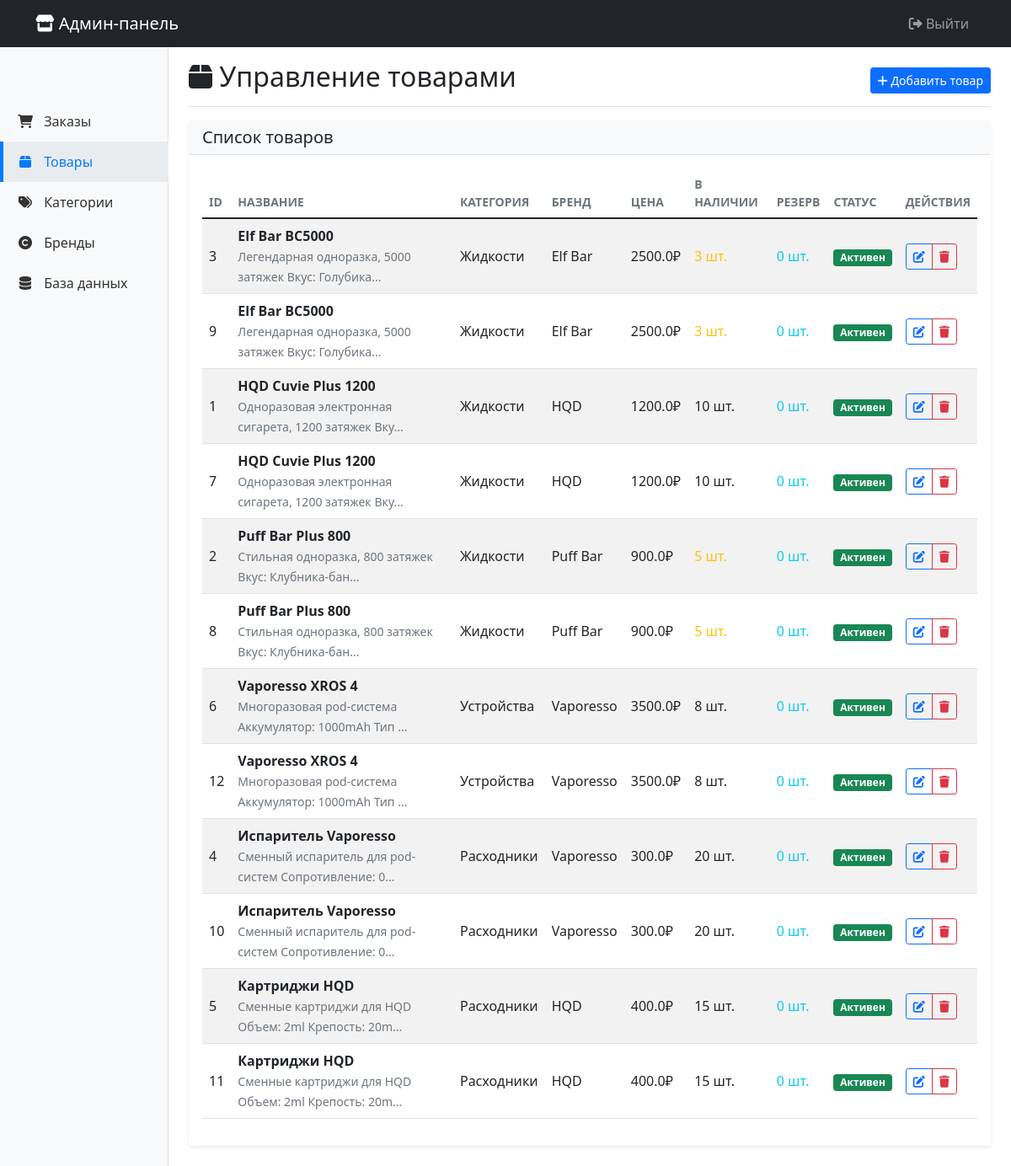
Before: /products (signed in) with the older database file.
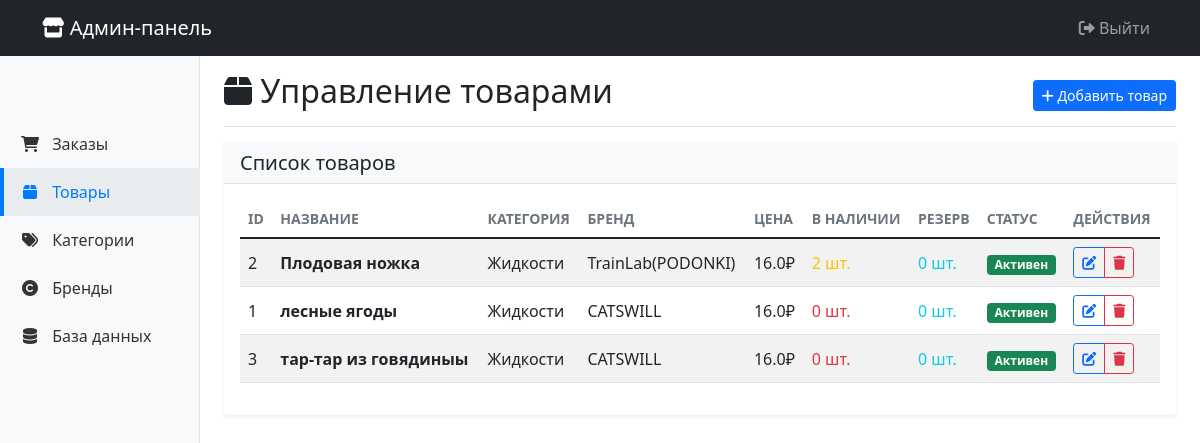
After: the same page with the newer database file.
### database/models.py (models this page shows)
class Product(Base):
    __tablename__ = 'products'
    id = Column(Integer, primary_key=True)
    name = Column(String(200), nullable=False)
    description = Column(Text)
    price = Column(Float, nullable=False)
    quantity = Column(Integer, default=0)
    image_url = Column(String(500))
    is_active = Column(Boolean, default=True)
    category_id = Column(Integer, ForeignKey('categories.id'))
    brand_id = Column(Integer, ForeignKey('brands.id'))
    category = relationship("Category", back_populates="products")
    brand = relationship("Brand", back_populates="products")
    cart_items = relationship("CartItem", back_populates="product")

class Category(Base):
    __tablename__ = 'categories'
    id = Column(Integer, primary_key=True)
    name = Column(String(100), nullable=False)
    description = Column(Text)
    is_active = Column(Boolean, default=True)
    created_at = Column(DateTime, default=lambda: datetime.now(pytz.utc))
    products = relationship("Product", back_populates="category")

class Brand(Base):
    __tablename__ = 'brands'
    id = Column(Integer, primary_key=True)
    name = Column(String(100), nullable=False)
    description = Column(Text)
    is_active = Column(Boolean, default=True)
    created_at = Column(DateTime, default=lambda: datetime.now(pytz.utc))
    products = relationship("Product", back_populates="brand")

### admin/app.py (the view)
@app.route('/products')
@login_required
def products():
    session = SessionLocal()
    try:
        products = session.execute(text("""
            SELECT p.*, c.name as category_name, b.name as brand_name
            FROM products p
            LEFT JOIN categories c ON p.category_id = c.id
            LEFT JOIN brands b ON p.brand_id = b.id
            ORDER BY p.name
        """)).fetchall()
        categories = session.execute(text("SELECT * FROM categories WHERE is_active = 1")).fetchall()
        brands = session.execute(text("SELECT * FROM brands WHERE is_active = 1")).fetchall()
        return render_template('products.html',
                             products=products,
                             categories=categories,
                             brands=brands)
    finally:
        session.close()

### admin/app.py (called while the page is built)
@login_manager.user_loader
def load_user(user_id):
    return AdminUser(user_id)

### admin/templates/products.html (shortened to what this page needs)
{% extends "base.html" %}
{% block content %}
<div class="d-flex justify-content-between flex-wrap flex-md-nowrap align-items-center pt-3 pb-2 mb-3 border-bottom">
    <h1 class="h2"><i class="fas fa-box"></i> Управление товарами</h1>
    <div class="btn-toolbar mb-2 mb-md-0">
        <button type="button" class="btn btn-sm btn-primary" data-bs-toggle="modal" data-bs-target="#addProductModal">
            <i class="fas fa-plus"></i> Добавить товар
        </button>
    </div>
</div>
<div class="card">
    <div class="card-header">
        <h5 class="card-title mb-0">Список товаров</h5>
    </div>
    <div class="card-body">
        <div class="table-responsive">
            <table class="table table-striped table-hover">
                <thead>
                    <tr>
                        <th>ID</th>
                        <th>Название</th>
                        <th>Категория</th>
                        <th>Бренд</th>
                        <th>Цена</th>
                        <th>В наличии</th>
                        <th>Резерв</th>
                        <th>Статус</th>
                        <th>Действия</th>
                    </tr>
                </thead>
                <tbody>
                    {% for product in products %}
                    <tr>
                        <td>{{ product.id }}</td>
                        <td>
                            <strong>{{ product.name }}</strong>
                            {% if product.description %}
                            <br><small class="text-muted">{{ product.description[:50] }}{% if product.description|length > 50 %}...{% endif %}</small>
                            {% endif %}
                        </td>
                        <td>{{ product.category_name or '—' }}</td>
                        <td>{{ product.brand_name or '—' }}</td>
                        <td>{{ product.price }}₽</td>
                        <td>
                            <span class="{% if product.quantity <= 0 %}text-danger{% elif product.quantity <= 5 %}text-warning{% endif %}">
                                {{ product.quantity }} шт.
                            </span>
                        </td>
                        <td>
                            <span class="text-info">{{ product.reserved_quantity or 0 }} шт.</span>
                        </td>
                        <td>
                            <span class="badge {% if product.is_active %}bg-success{% else %}bg-danger{% endif %}">
                                {% if product.is_active %}Активен{% else %}Неактивен{% endif %}
                            </span>
                        </td>
                        <td>
                            <div class="btn-group btn-group-sm">
                                <button type="button" class="btn btn-outline-primary"
                                        onclick="editProduct({{ product.id }}, '{{ product.name | escape }}', '{{ product.description | escape }}', {{ product.price }}, {{ product.quantity }}, {{ product.category_id }}, {{ product.brand_id }}, {{ 1 if product.is_active else 0 }})">
                                    <i class="fas fa-edit"></i>
                                </button>
                                <button type="button" class="btn btn-outline-danger"
                                        onclick="deleteProduct({{ product.id }}, '{{ product.name | escape }}')">
                                    <i class="fas fa-trash"></i>
                                </button>
                            </div>
                        </td>
                    </tr>
                    {% endfor %}
                </tbody>
            </table>
        </div>
    </div>
</div>
{% endblock %}

Changed rows visible on the page:
removed Product: id "9", name "Elf Bar BC5000", description "Легендарная одноразка, 5000 затяжек Вкус: Голубика", name "Жидкости", name "Elf Bar", price "2500.0", quantity "3", reserved_quantity "0", is_active "Активен"
removed Product: id "7", name "HQD Cuvie Plus 1200", description "Одноразовая электронная сигарета, 1200 затяжек Вку", name "Жидкости", name "HQD", price "1200.0", quantity "10", reserved_quantity "0", is_active "Активен"
removed Product: id "8", name "Puff Bar Plus 800", description "Стильная одноразка, 800 затяжек Вкус: Клубника-бан", name "Жидкости", name "Puff Bar", price "900.0", quantity "5", reserved_quantity "0", is_active "Активен"
removed Product: id "6", name "Vaporesso XROS 4", description "Многоразовая pod-система Аккумулятор: 1000mAh Тип", name "Устройства", name "Vaporesso", price "3500.0", quantity "8", reserved_quantity "0", is_active "Активен"
removed Product: id "12", name "Vaporesso XROS 4", description "Многоразовая pod-система Аккумулятор: 1000mAh Тип", name "Устройства", name "Vaporesso", price "3500.0", quantity "8", reserved_quantity "0", is_active "Активен"
removed Product: id "4", name "Испаритель Vaporesso", description "Сменный испаритель для pod-систем Сопротивление: 0", name "Расходники", name "Vaporesso", price "300.0", quantity "20", reserved_quantity "0", is_active "Активен"
removed Product: id "10", name "Испаритель Vaporesso", description "Сменный испаритель для pod-систем Сопротивление: 0", name "Расходники", name "Vaporesso", price "300.0", quantity "20", reserved_quantity "0", is_active "Активен"
removed Product: id "5", name "Картриджи HQD", description "Сменные картриджи для HQD Объем: 2ml Крепость: 20m", name "Расходники", name "HQD", price "400.0", quantity "15", reserved_quantity "0", is_active "Активен"
removed Product: id "11", name "Картриджи HQD", description "Сменные картриджи для HQD Объем: 2ml Крепость: 20m", name "Расходники", name "HQD", price "400.0", quantity "15", reserved_quantity "0", is_active "Активен"
changed Product id 2: name "Puff Bar Plus 800" → "Плодовая ножка"; name "Puff Bar" → "TrainLab(PODONKI)"; price "900.0" → "16.0"; quantity "5" → "2"; description "Стильная одноразка, 800 затяжек Вкус: Клубника-бан" → (not shown); moves up the list
changed Product id 1: name "HQD Cuvie Plus 1200" → "лесные ягоды"; name "HQD" → "CATSWILL"; price "1200.0" → "16.0"; quantity "10" → "0"; description "Одноразовая электронная сигарета, 1200 затяжек Вку" → (not shown); moves down the list
changed Product id 3: name "Elf Bar BC5000" → "тар-тар из говядиныы"; name "Elf Bar" → "CATSWILL"; price "2500.0" → "16.0"; quantity "3" → "0"; description "Легендарная одноразка, 5000 затяжек Вкус: Голубика" → (not shown)
